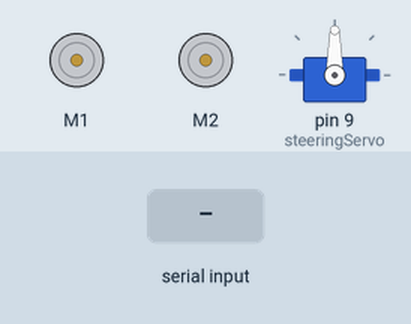
Bench run of a sketch on a simulated Arduino Uno, built with avr-gcc and run on an emulated ATmega328P. Parts: 2 × DC motor (green arrow = forward, orange = backward, longer = faster), servo. The test bench sets the inputs (shaded band).

Above: at 1.2 s.
1.3 s: "W" received over the second serial link
At 2.1 s:
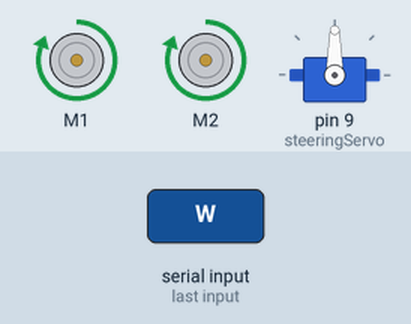
2.8 s: "S" received over the second serial link
At 3.3 s:
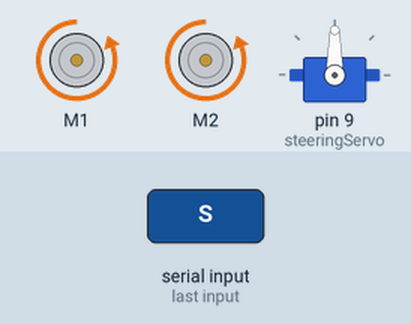
4.3 s: "E" received over the second serial link
At 5.5 s:
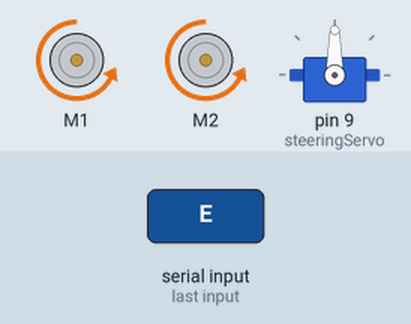
5.8 s: "A" received over the second serial link
At 6.8 s:
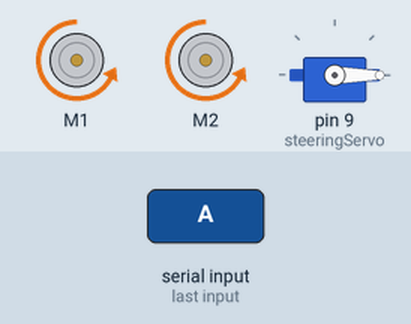
7.3 s: "Q" received over the second serial link
At 7.9 s:
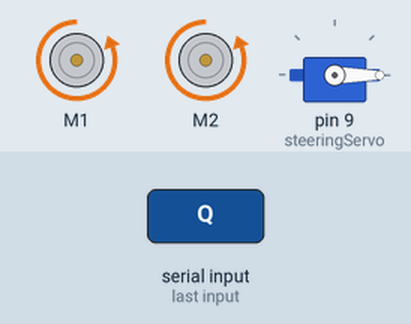
8.8 s: "D" received over the second serial link
At 9.1 s:
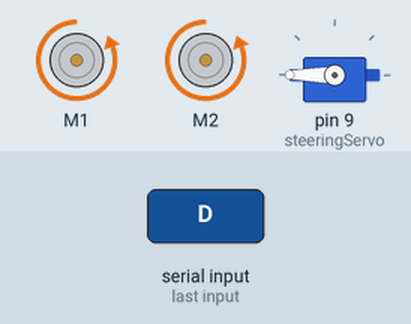
Timing chart, 0 to 11.3 s (numbered marks = the images above; inputs shaded):
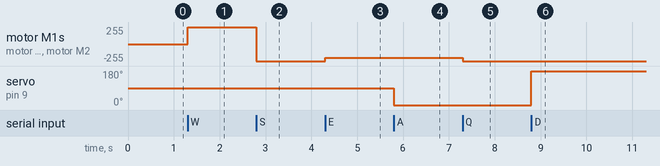

Measured:
- after the input at 1.3 s, motor M1, motor M2: stopped → forward 255/255 at once
- after the input at 2.8 s, motor M1, motor M2: forward 255/255 → backward 255/255 at once
- after the input at 4.3 s, motor M1, motor M2: backward 255/255 → backward 205/255 at once
- after the input at 5.8 s, servo on pin 9 (steeringServo): 90° → 0° at once
- after the input at 7.3 s, motor M1, motor M2: backward 205/255 → backward 255/255 at once
- after the input at 8.8 s, servo on pin 9 (steeringServo): 0° → 180° at once

The sketch:

AFMotor.cpp.ino
```cpp
#include <AFMotor.h>
#include <Servo.h>
#include <SoftwareSerial.h>

AF_DCMotor motorLeft(1);
AF_DCMotor motorRight(2);
Servo steeringServo;

// 定義藍牙模組的TX和RX引腳
SoftwareSerial bluetooth(10, 11); // RX, TX

int speed = 255; // 初始速度

void setup() {
  // 初始化藍牙連接
  bluetooth.begin(9600);
  Serial.begin(9600);

  // 初始化馬達控制
  motorLeft.setSpeed(speed);
  motorRight.setSpeed(speed);

  // 初始化伺服馬達控制
  steeringServo.attach(9); // 將伺服馬達連接到引腳9
  steeringServo.write(90); // 將伺服馬達初始化在中間位置
}

void loop() {
  // 讀取藍牙指令
  if (bluetooth.available() > 0) {
    char command = bluetooth.read();
    // 解析指令
    switch (command) {
      case 'W': // 前進
        motorLeft.run(FORWARD);
        motorRight.run(FORWARD);
        break;
      case 'S': // 倒退
        motorLeft.run(BACKWARD);
        motorRight.run(BACKWARD);
        break;
      case 'Q': // 加速
        speed = min(speed + 50, 255); // 最大速度255
        motorLeft.setSpeed(speed);
        motorRight.setSpeed(speed);
        break;
      case 'E': // 減速
        speed = max(speed - 50, 0); // 最小速度0
        motorLeft.setSpeed(speed);
        motorRight.setSpeed(speed);
        break;
      case 'A': // 左轉
        // 控制伺服馬達向左轉
        steeringServo.write(0);
        break;
      case 'D': // 右轉
        // 控制伺服馬達向右轉
        steeringServo.write(180);
        break;
      case 'R': // 停止
        motorLeft.run(RELEASE);
        motorRight.run(RELEASE);
        break;
    }
  }
}
```
